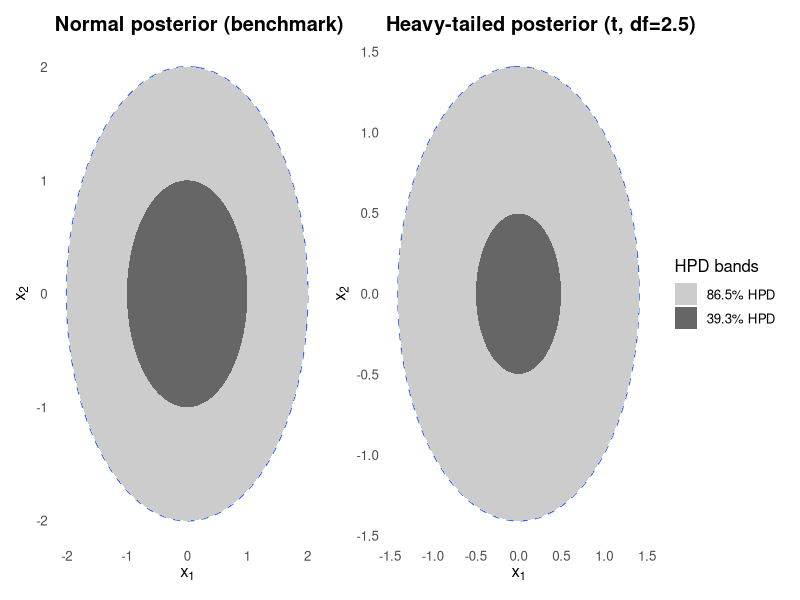
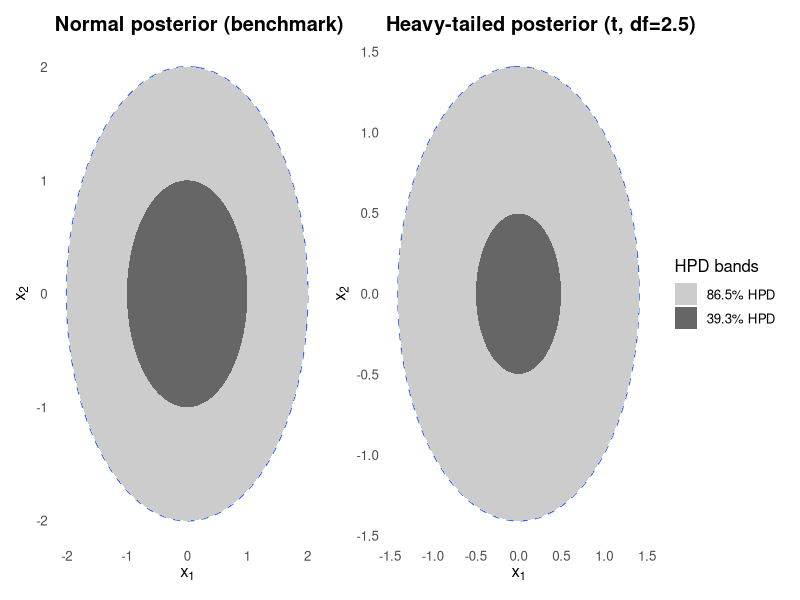

Write R code to recreate these figures, in order.
# ==== Packages ====
library(ggplot2)
library(mvtnorm)   # dmvnorm, dmvt
library(sn)        # dmvSN (skew-normal)
library(patchwork) # 拼图

# ==== 辅助函数：给定覆盖率 alpha，计算 HPD 阈值（密度水平）====
hpd_threshold <- function(z, dx, dy, alpha) {
  ord <- order(z, decreasing = TRUE)
  cum <- cumsum(z[ord]) * dx * dy
  z[ord][which(cum >= alpha)[1]]
}

# 生成网格 + 密度 + HPD 等高线图
make_hpd_plot <- function(dens_fun, pars, xlim = c(-4, 4), ylim = c(-4, 4),
                          n = 300, title = "", subtitle = "") {
  x <- seq(xlim[1], xlim[2], length.out = n)
  y <- seq(ylim[1], ylim[2], length.out = n)
  dx <- diff(x)[1]; dy <- diff(y)[1]
  
  # 计算密度（dens_fun 需返回向量化的密度）
  XY <- cbind(rep(x, each = n), rep(y, times = n))
  z  <- dens_fun(XY, pars)
  df <- data.frame(x = XY[,1], y = XY[,2], z = z)
  
  # 计算 HPD 阈值：39.3% 与 86.5%
  level_0393 <- hpd_threshold(z, dx, dy, 0.393)
  level_0865 <- hpd_threshold(z, dx, dy, 0.865)

  # 画图：用等高线标出 HPD 边界
  p <- ggplot(df, aes(x, y, z = z)) +
    ## 先画两个 HPD 边界：86.5%（外圈，虚线），39.3%（内圈，实线）
    geom_contour(breaks = c(level_0865), linewidth = 0.6, linetype = "dashed") +
    geom_contour(breaks = c(level_0393), linewidth = 0.9) + 
    # 中心区域微填充
    stat_contour_filled(breaks = c(level_0865, level_0393, max(z) + 1e99),
                        show.legend =  TRUE) +
    ## 两个 band 的颜色：外圈浅灰，内圈深灰；
    scale_fill_manual(
      name   = "HPD bands",
      values = c("grey80", "grey40"),       # 浅灰(外) → 深灰(内)
      labels = c("86.5% HPD", "39.3% HPD")
    ) +
    labs(title = title,
         x = expression(x[1]), y = expression(x[2])) +
    theme_minimal(base_size = 12) +
    theme(plot.title = element_text(face = "bold"),
          panel.grid = element_blank(),
          legend.position = "right" )
  return(p)
}

# ==== 密度函数：二维正态 ====
dens_bvnormal <- function(XY, pars) {
  mvtnorm::dmvnorm(XY, mean = pars$mu, sigma = pars$Sigma)
}

# ==== 密度函数：二维 skew-normal（偏态）====
dens_bvskewnorm <- function(XY, pars) {
  # sn::dmsn 需要 xi (位置), Omega (协方差), alpha (形状)
  sn::dmsn(XY, xi = pars$xi, Omega = pars$Omega, alpha = pars$alpha)
}

# ==== 密度函数：二维 t（重尾）====
dens_bvt <- function(XY, pars) {
  nu <- pars$df
  # 目标协方差：pars$Sigma
  # 传给 dmvt 的 sigma 需要缩放到：Sigma * ((nu - 2)/nu)
  sigma_mvtnorm <- pars$Sigma * ((nu - 2) / nu)
  mvtnorm::dmvt(XY, delta = pars$mu, sigma = sigma_mvtnorm, df = nu, log = FALSE)
}


# -------------------------------
# 左图：二维正态（近似正态后验的“基准”）
# -------------------------------
pars_norm <- list(
  mu    = c(0, 0),
  Sigma = matrix(c(1, 0,
                   0, 1.0), 2, 2, byrow = TRUE)
)

p_left <- make_hpd_plot(
  dens_fun = dens_bvnormal,
  pars     = pars_norm,
  xlim     = c(-4, 4),
  ylim     = c(-4, 4),
  n        = 300,
  title    = "Normal posterior (benchmark)",
  subtitle = "HPD contours at 39.3% (solid) and 86.5% (dashed)"
)

# ---------------------------------
# 右图：偏态/重尾后验（任选其一）
# 这里默认用“偏态” skew-normal；若想改用重尾 t，请见下方替代
# ---------------------------------
use_skew <- FALSE  # TRUE 用 skew-normal；FALSE 用 t 重尾

if (use_skew) {
  pars_skew <- list(
    xi    = c(0, 0),
    Omega = matrix(c(1, 0,
                     0, 1), 2, 2, byrow = TRUE),
    alpha = c(6, 0)  # 形状参数，产生明显偏态
  )
  p_right <- make_hpd_plot(
    dens_fun = dens_bvskewnorm,
    pars     = pars_skew,
    xlim     = c(-4, 4),
    ylim     = c(-4, 4),
    n        = 300,
    title    = "Skewed posterior (illustrative)",
    subtitle = "HPD contours at 39.3% (solid) and 86.5% (dashed)"
  )
} else {
  pars_t <- list(
    mu    = c(0, 0),
    # 直接用与正态相同的协方差作为“目标协方差”
    Sigma = pars_norm$Sigma,
    df    = 2.5
  )
  p_right <- make_hpd_plot(
    dens_fun = dens_bvt,
    pars     = pars_t,
    xlim     = c(-4, 4),
    ylim     = c(-4, 4),
    n        = 300,
    title    = "Heavy-tailed posterior (t, df=2.5)",
    subtitle = "HPD contours at 39.3% (solid) and 86.5% (dashed)"
  )
}

p <- p_left + p_right +
  plot_layout(widths = c(1, 1), guides = "collect") &
  theme(legend.position = "right")
print(p)


# 保存
ggsave("images/hpd_normal_vs_student-t.pdf",
       p, width = 8.5, height = 4.2, device = "pdf")
